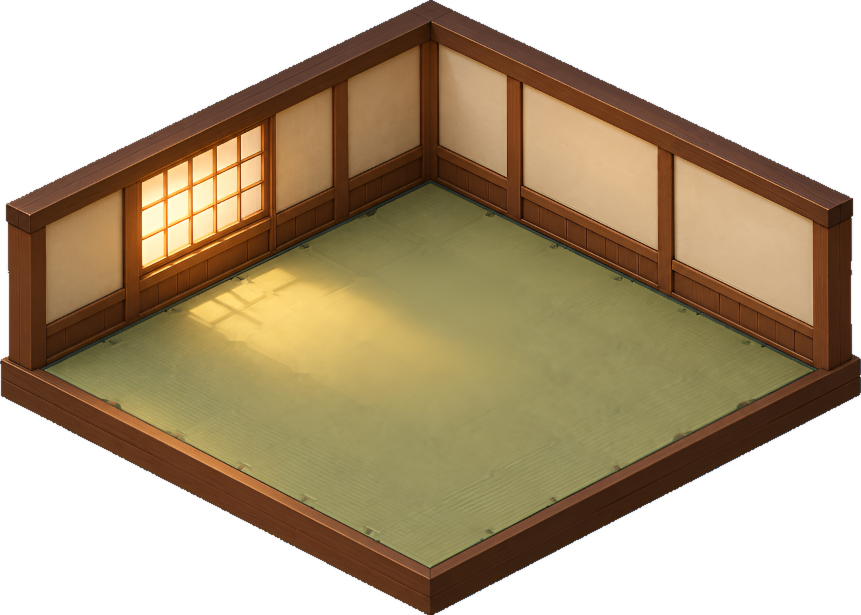
#> input picture start-room-3d/assets/drive/@2x/room-tatami-noline.png, 1722 x 1230 px, found by its file name (shown at 1/2 size)
$ python crop-room-tatami.py
#> lines starting #> are read from the running program, lines starting #| are printed output that depends on the picture; pictures that were not available may be replaced by others from this repository, and a replacement may not be noted
"""Approved room texture crop only; preserve the approved floor tile's alpha silhouette.
The source is the central floor cell, derived from MAP's 6×6 geometry.
No painting, colour correction, borders or generated art.
"""
from pathlib import Path
from PIL import Image
root = Path(__file__).resolve().parent / 'assets/drive'
room = Image.open(root / 'room-tatami-noline.png').convert('RGBA')
#> room is the input picture: PIL image 1722x1230 RGBA; mean R, G, B, A 112.9, 99.9, 79.3, 165.9
tile = Image.open(root / 'tiles/tatami-approved.png').convert('RGBA')
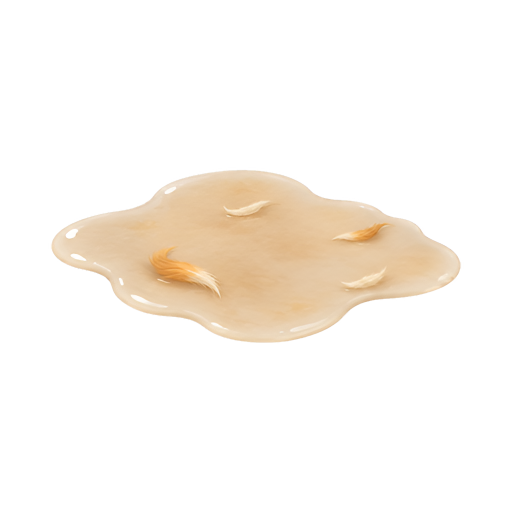
#> input picture start-room-3d/assets/drive/@2x/floor-stain_512.png, 1024 x 1024 px, given in place of tatami-approved.png, which was not available (shown at 1/2 size)
#> tile is the input picture: PIL image 1024x1024 RGBA; mean R, G, B, A 42.6, 37.4, 31, 43.3
# MAP cell (3,3), image centre (429,405); measured spec geometry, not tuning.
centre = (429, 181 + (3 + 3 + 1) * tile.height // 2)
#> centre = (429, 3765)
left, top = centre[0] - tile.width // 2, centre[1] - tile.height // 2
#> left = -83; top = 3253
crop = room.crop((left, top, left + tile.width, top + tile.height))
#> crop: PIL image 1024x1024 RGBA; every value is 0
crop.putalpha(tile.getchannel('A'))
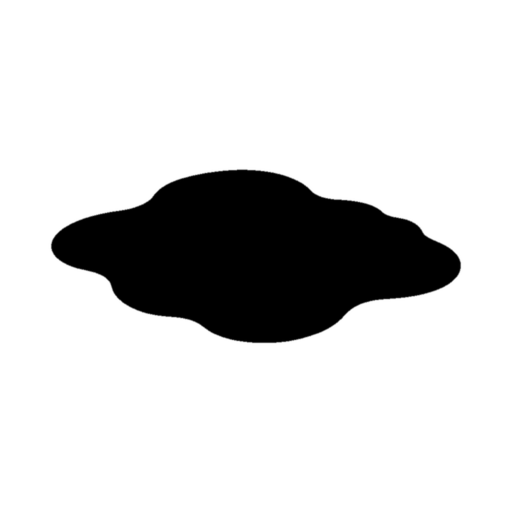
#> crop: PIL image 1024x1024 RGBA (shown at 1/2 size); mean R, G, B, A 0, 0, 0, 43.3; transparent parts drawn white
crop.save(root / 'tiles/tatami-room-crop.png')

# Task B: remove the original front rim on expanded axes, using the spec's
# (429,181) floor vertex, 128x64 cells and 6x6 room. Only crop approved art.
for axis in ('j', 'ij'):
    merged = room.copy()
    pixels = merged.load()
    for y in range(room.height):
        for x in range(room.width):
            if ('i' in axis and y + (x - 429) / 2 > 181 + 6 * 64) or ('j' in axis and y - (x - 429) / 2 > 181 + 6 * 64):
                pixels[x, y] = (0, 0, 0, 0)
    merged.save(root / 'tiles' / f'room-merged-{axis}.png')
#> this loop made 2 passes
#> pass 1, `merged.save(root / 'tiles' / f'room-merged-{axis}.png')`:
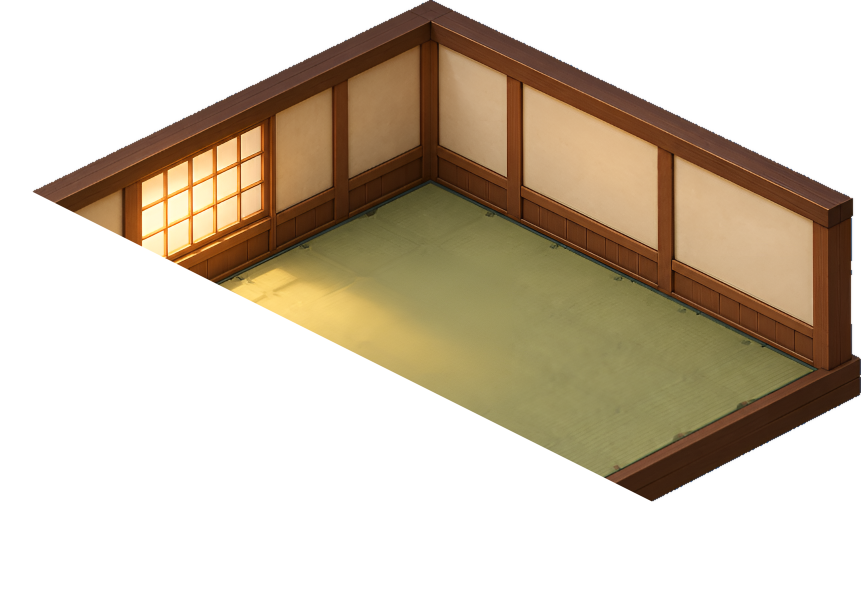
#> saved as room-merged-j.png: PIL image 1722x1230 RGBA (shown at 1/2 size); mean R, G, B, A 74.6, 64.8, 51.3, 108.6; transparent parts drawn white
#> pass 2, `merged.save(root / 'tiles' / f'room-merged-{axis}.png')`:
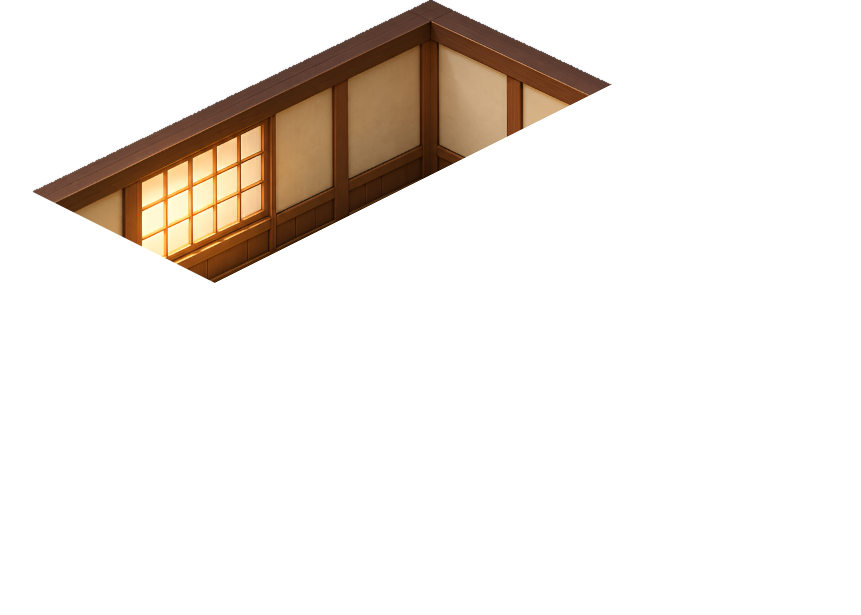
#> saved as room-merged-ij.png: PIL image 1722x1230 RGBA (shown at 1/2 size); mean R, G, B, A 26.7, 22.2, 19.1, 33.9; transparent parts drawn white
